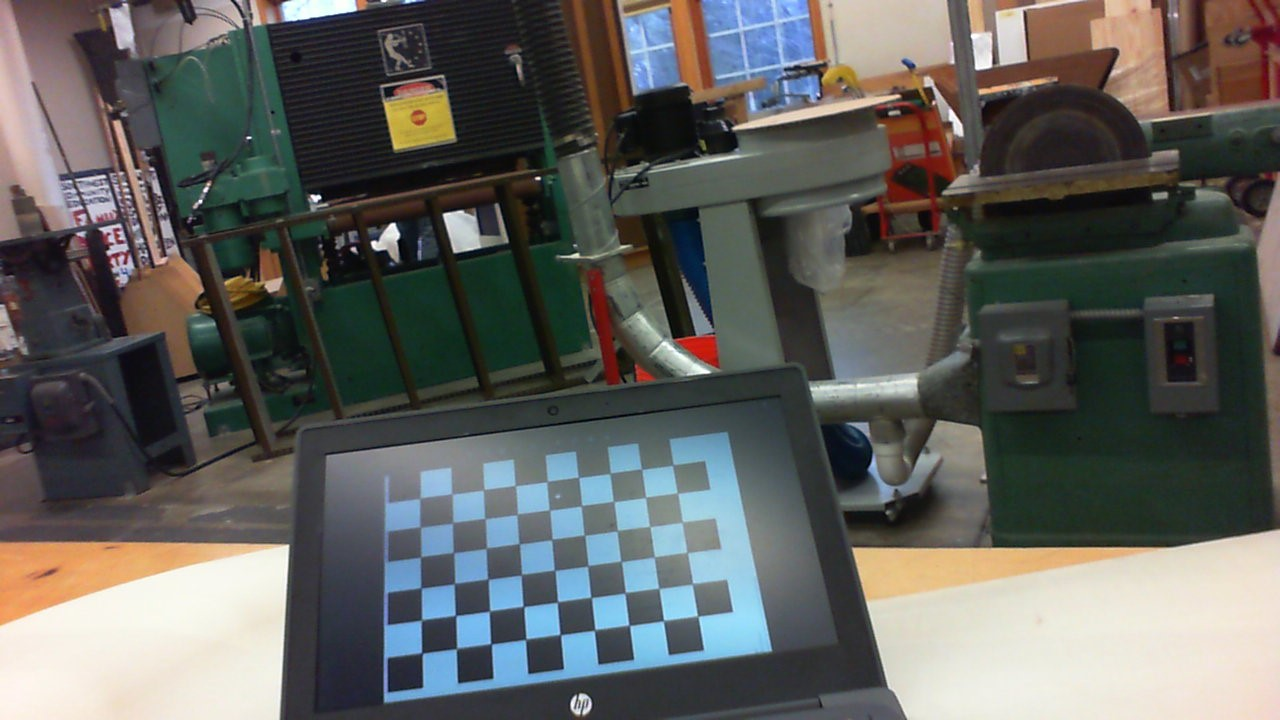
#> input picture OpenCV/checkerboards/WIN_20211116_16_05_41_Pro.jpg, 1280 x 720 px; its folder holds only this picture in this run
$ python Camera_Callibration.py
#> lines starting #> are read from the running program, lines starting #| are printed output that depends on the picture; after the words box and inside, x2 and y2 are one past the last pixel; in counts of white or black regions, pixels touching at a corner belong together; long printed decimals are rounded
import cv2
import numpy as np
import glob


checkerboard = (6,9)#size
criteria = (cv2.TermCriteria_EPS + cv2.TermCriteria_MAX_ITER, 30, 0.001)

#Create a vecotr to store vecots of 3D points for each checkerboard image
objpoints = []
#Vector to store 2D points
imgpoints = []

objp = np.zeros((1, checkerboard[0] * checkerboard[1], 3), np.float32)
objp[0,:,:2] = np.mgrid[0:checkerboard[0],0:checkerboard[1]].T.reshape(-1,2)
prev_img_shape = None

images = glob.glob('OpenCV/checkerboards/*.jpg')
for fname in images:
    img = cv2.imread(fname)
#> img is the input picture: shape (720, 1280, 3); mean B, G, R 93.4, 96.7, 96.1
    gray = cv2.cvtColor(img,cv2.COLOR_BGR2GRAY)
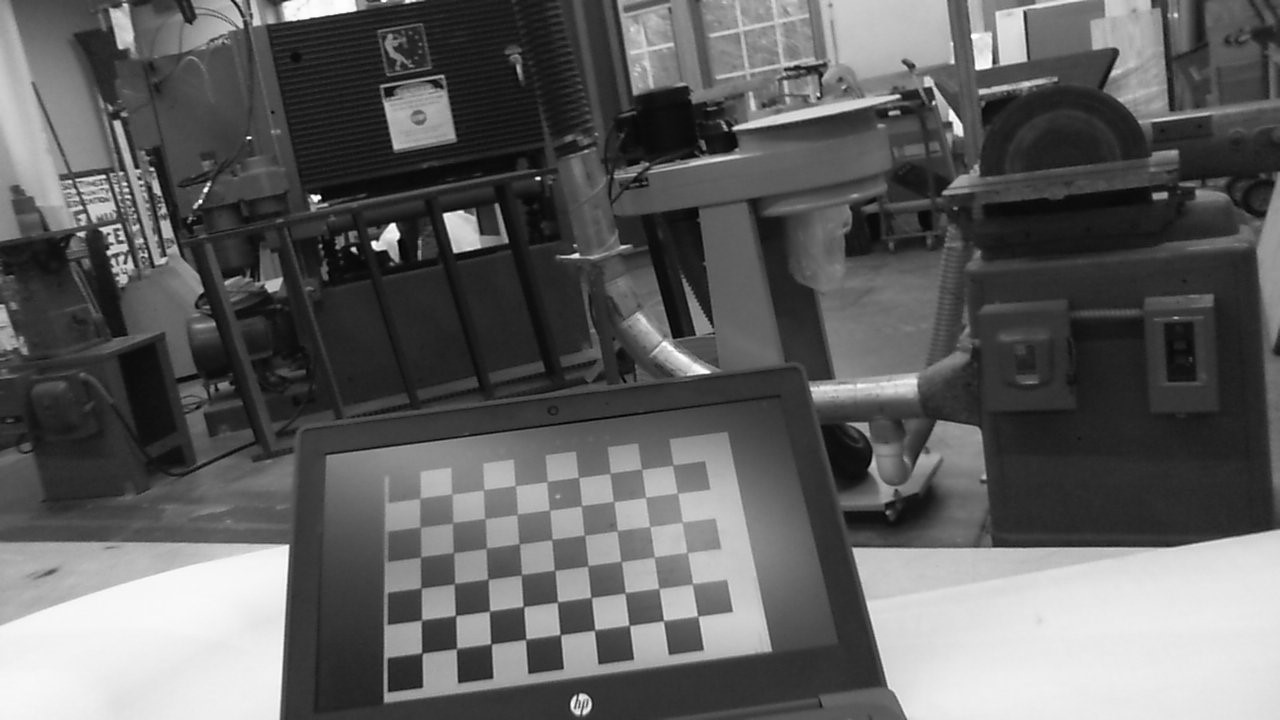
#> gray: shape (720, 1280); min 0, max 255, mean 96.1
    #Find the corners
    ret, corners = cv2.findChessboardCorners(gray,checkerboard,cv2.CALIB_CB_ADAPTIVE_THRESH + cv2.CALIB_CB_FAST_CHECK + cv2.CALIB_CB_NORMALIZE_IMAGE)
#> ret = True; corners = 54 rows, first 8: [422.1, 652.7], [421.8, 620.4], [420.9, 587.7], [420.8, 557], [420.6, 527], [419.8, 498.9], [456.6, 648.8], [455.7, 615.2]
    #If criterion is met, refine the corners
    if ret == True:
        objpoints.append(objp)
        corners2 = cv2.cornerSubPix(gray, corners, (11,11),(-1,-1),criteria)
#> corners2 = 54 rows, first 8: [421.9, 653.1], [421.5, 619.9], [421.1, 588], [420.6, 556.8], [420, 527.1], [420.1, 498], [456.6, 648.5], [455.5, 615.5]

        imgpoints.append(corners2)


        img = cv2.drawChessboardCorners(img, checkerboard,corners2,ret)
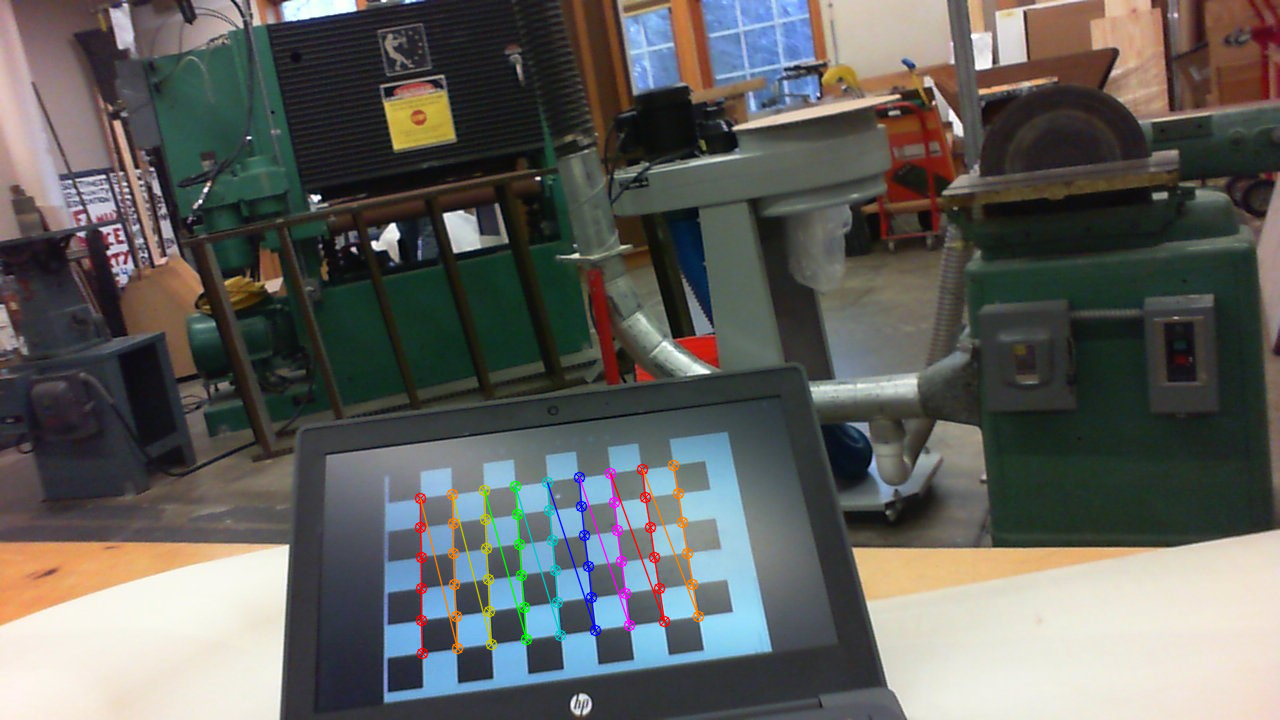
#> img: shape (720, 1280, 3); 1.31% of pixels changed, all inside (x1, y1, x2, y2) = (414, 459, 705, 660)
    else:
        print("Ret not true")

    cv2.imshow("Img",img)
    cv2.waitKey(0)
cv2.destroyAllWindows()

h,w = img.shape[:2]
#> h = 720; w = 1280

ret, mtx, dist, rvecs, tvecs = cv2.calibrateCamera(objpoints, imgpoints, gray.shape[::-1], None, None)
#> ret = 0.166; mtx = [[965.9, 0, 646.4], [0, 920.8, 348.2], [0, 0, 1]]; dist = [[0.0358, -0.473, 0.00708, 0.000368, 0.783]]; rvecs = ([-0.433, -0.434, -1.66],); tvecs = ([-6.44, 9.15, 27.76],)

print("Camera matrix : \n")
print(mtx)
#| [[965.933   0.         646.375]
#|  [  0.         920.822 348.215 ]
#|  [  0.           0.           1.        ]]

newcameramtx, roi = cv2.getOptimalNewCameraMatrix(mtx, dist, (w,h), 1, (w,h))
#> newcameramtx = [[957.1, 0, 646.3], [0, 910.2, 352.7], [0, 0, 1]]; roi = (18, 8, 1244, 700)

dst = cv2.undistort(img,mtx,dist,None,newcameramtx)
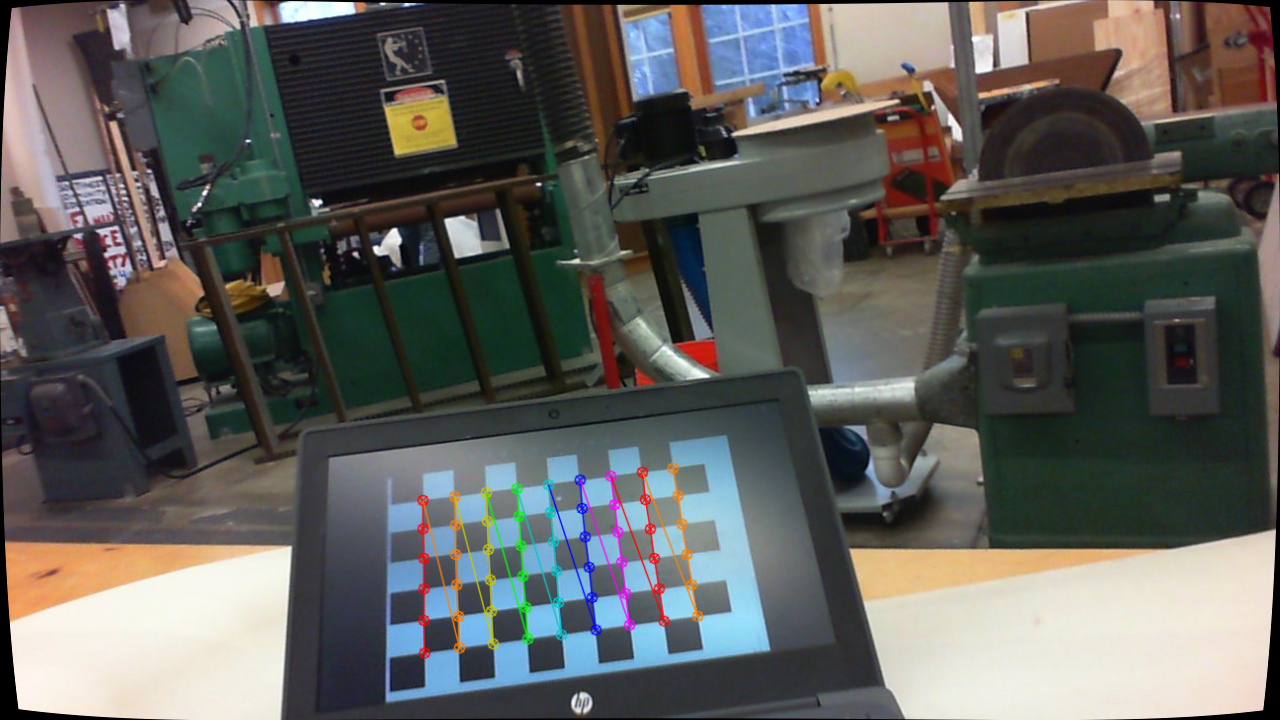
#> dst: shape (720, 1280, 3); mean B, G, R 90.9, 94.4, 94.4

x,y,w,h = roi
#> x = 18; y = 8; w = 1244; h = 700
dst = dst[y:y+h,x:x+w]
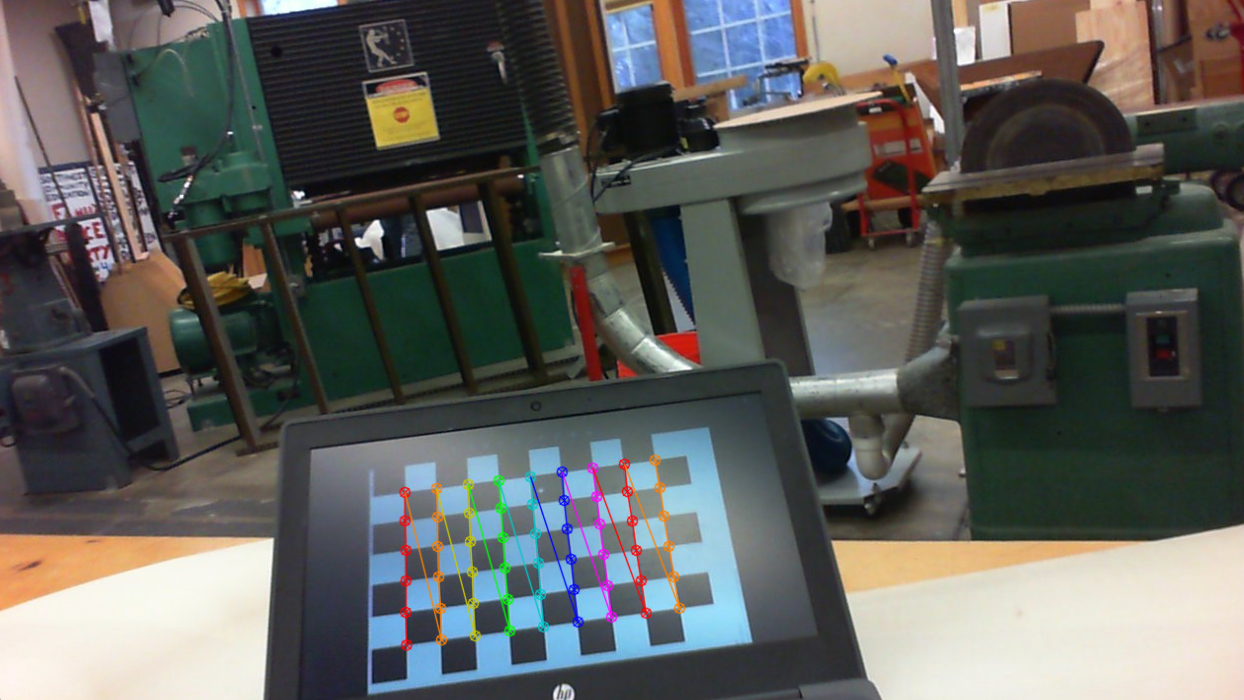
#> dst: shape (700, 1244, 3); mean B, G, R 90.9, 94.5, 93.8
cv2.imwrite("OpenCV/resources/calibrated.png",dst)
